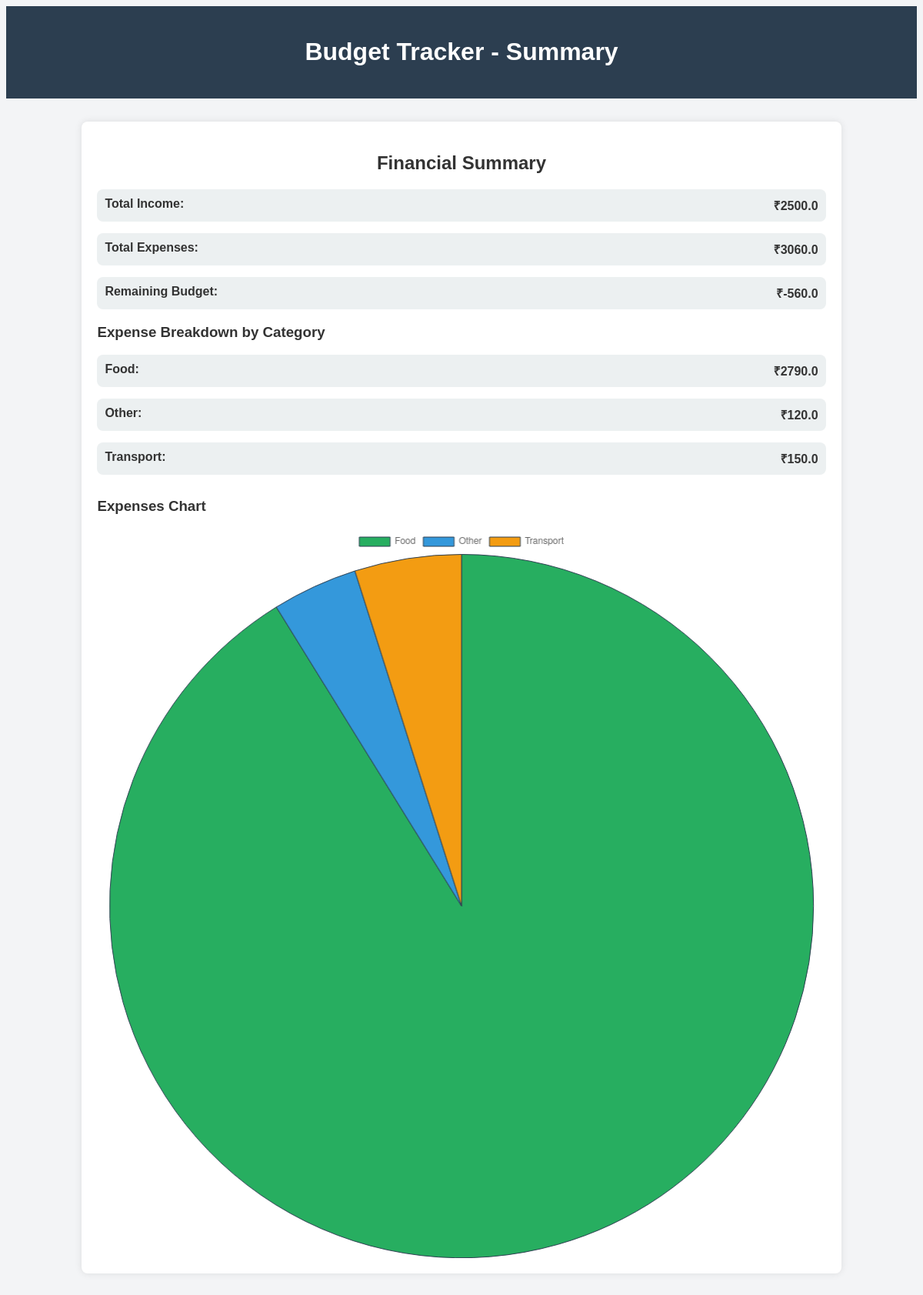
Page /summary on the committed database.
### models.py (models this page shows)
class Transactions(db.Model):
    __tablename__ = 'transactions'  # Ensure the table name matches your DB table
    id = db.Column(db.Integer, primary_key=True)
    date = db.Column(db.String(10), nullable=False)
    type = db.Column(db.String(10), nullable=False)
    category = db.Column(db.String(50), nullable=False)
    amount = db.Column(db.Float, nullable=False)
    description = db.Column(db.String(200))
    user_id = db.Column(db.Integer, db.ForeignKey('users_new.id'), nullable=False)  # Foreign key to User
    user = db.relationship('User', back_populates='transactions')

### app.py (the view)
@app.route('/summary')
def summary():
    category_expenses = db.session.query(Transactions.category, db.func.sum(Transactions.amount).label('total_amount'))\
        .filter(Transactions.type == 'Expense')\
        .group_by(Transactions.category).all()
    total_income_transactions = db.session.query(db.func.sum(Transactions.amount).label('total_income'))\
        .filter(Transactions.type == 'Income').scalar() or 0  # If no income, set it to 0
    monthly_salary = session.get('monthly_salary', 0)  # Default to 0 if not set
    total_income = monthly_salary + total_income_transactions
    categories = [expense.category for expense in category_expenses]
    amounts = [expense.total_amount for expense in category_expenses]
    chart_data = {
        'pie': {
            'labels': categories,
            'datasets': [{
                'label': 'Expenses',
                'data': amounts,
                'backgroundColor': ['#27ae60', '#3498db', '#f39c12', '#e74c3c', '#9b59b6'],
                'borderColor': '#2c3e50',
                'borderWidth': 1
            }]
        },
        'bar': {
            'labels': categories,
            'datasets': [{
                'label': 'Expenses',
                'data': amounts,
                'backgroundColor': '#1abc9c',
                'borderColor': '#16a085',
                'borderWidth': 1
            }]
        }
    }
    total_expenses = sum(amounts)
    remaining_budget = total_income - total_expenses
    return render_template('summary.html',
                           category_expenses=category_expenses,
                           chart_data=chart_data,
                           total_income=total_income,
                           total_expenses=total_expenses,
                           remaining_budget=remaining_budget)

### templates/summary.html (shortened to what this page needs)
<!DOCTYPE html>
<html lang="en">
<head>
</head>
<body>
    <header>
        <h1>Budget Tracker - Summary</h1>
    </header>
    <div class="container">
        <h2>Financial Summary</h2>
        <div class="summary-item">
            <span>Total Income:</span>
            <span>₹{{ total_income }}</span>
        </div>
        <div class="summary-item">
            <span>Total Expenses:</span>
            <span>₹{{ total_expenses }}</span>
        </div>
        <div class="summary-item">
            <span>Remaining Budget:</span>
            <span>₹{{ remaining_budget }}</span>
        </div>
        <h3>Expense Breakdown by Category</h3>
        {% for expense in category_expenses %}
        <div class="summary-item">
            <span>{{ expense.category }}:</span>
            <span>₹{{ expense.total_amount }}</span>
        </div>
        {% endfor %}
        <div class="chart-container">
            <h3>Expenses Chart</h3>
            <canvas id="expenseChart"></canvas>
        </div>
    </div>
    <script>
        // Fetch chart data from Flask passed context
        var chartData = {{ chart_data | tojson }};
        var chartType = 'pie';  // Default chart type
        // Initialize the chart
        var ctx = document.getElementById('expenseChart').getContext('2d');
        var expenseChart = new Chart(ctx, {
            type: chartType,
            data: chartData['pie'],
            options: {
                responsive: true,
                plugins: {
                    legend: {
                        position: 'top',
                    },
                    tooltip: {
                        callbacks: {
                            label: function(tooltipItem) {
                                return tooltipItem.label + ': ₹' + tooltipItem.raw;
                            }
                        }
                    }
                }
            }
        });
        // Switch between Pie and Bar chart
        document.getElementById('switchChartBtn').addEventListener('click', function() {
            if (chartType === 'pie') {
                chartType = 'bar';
                expenseChart.data = chartData['bar'];
                document.getElementById('switchChartBtn').textContent = 'Switch to Pie Chart';
            } else {
                chartType = 'pie';
                expenseChart.data = chartData['pie'];
                document.getElementById('switchChartBtn').textContent = 'Switch to Bar Chart';
            }
            expenseChart.update();
        });
        // Minimize/Expand the chart container
        document.getElementById('minimizeChartBtn').addEventListener('click', function() {
            var chartContainer = document.getElementById('chart-container');
            chartContainer.classList.toggle('minimized');
            var btnText = chartContainer.classList.contains('minimized') ? 'Maximize Chart' : 'Minimize Chart';
            document.getElementById('minimizeChartBtn').textContent = btnText;
        });
    </script>
</body>
</html>

### templates/summary.html (style rules this page uses)
body { font-family: Arial, sans-serif; background: #f3f4f6; color: #333; }
header { background: #2c3e50; color: white; padding: 20px; text-align: center; }
.container { width: 80%; margin: 30px auto; padding: 20px; background: white; box-shadow: 0 0 10px rgba(0, 0, 0, 0.1); border-radius: 8px; }
h2 { text-align: center; margin-bottom: 20px; }
.summary-item { display: flex; justify-content: space-between; margin-bottom: 15px; padding: 10px; background: #ecf0f1; border-radius: 8px; }
.summary-item span { font-weight: bold; }
.chart-container { margin-top: 30px; }
.chart-container canvas { width: 100%; }

### rows in the picture
Transactions: category "Other", total_amount "120.0"
Transactions: category "Transport", total_amount "150.0"

### other values in the picture
{{ total_income }} "2500.0"
{{ total_expenses }} "3060.0"
{{ remaining_budget }} "-560.0"
{{ expense.category }} "Food"
{{ expense.total_amount }} "2790.0"
